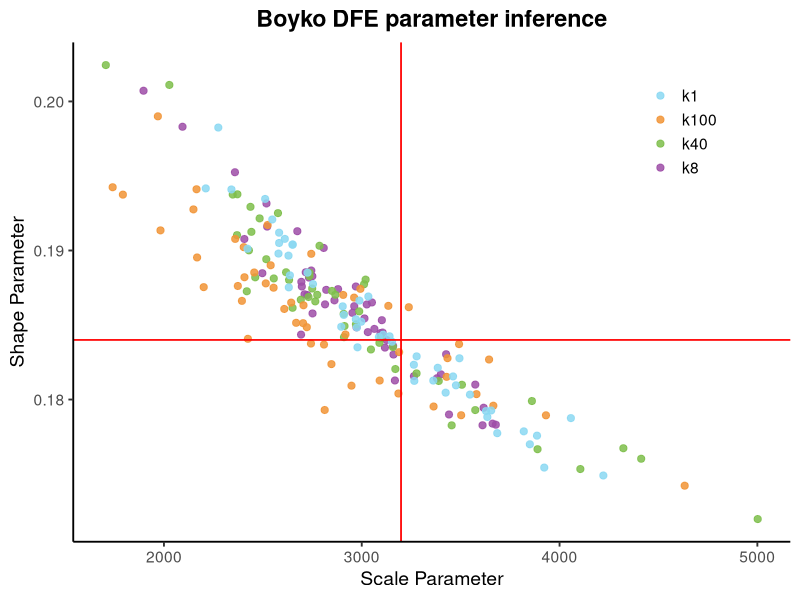

Write the R code that produced this figure.
library(ggplot2)

alpha1 = c(
  0.187358335710988, 0.185775969130091, 0.200718502964522, 0.186515008746257, 
  0.185441602845214, 0.18638547175434, 0.188181068167739, 0.186653767626559, 
  0.185325574399143, 0.181692787899739, 0.191294803709564, 0.184739081948543, 
  0.178997276739992, 0.184460258431982, 0.188539224035369, 0.187012330819505, 
  0.183600485175156, 0.18626389188849, 0.183041436889858, 0.18143017754988, 
  0.186379950381346, 0.188272697094761, 0.181279620938642, 0.181002681265856, 
  0.17827616106183, 0.183485279585735, 0.188658771650594, 0.190770882527131, 
  0.184524353668406, 0.185815026385404, 0.18740902284538, 0.184357424329076, 
  0.179452067449822, 0.184844281020402, 0.18706312236161, 0.183994064649742, 
  0.181568101444123, 0.187584479708028, 0.193153708212594, 0.187584386647917, 
  0.178385672200809, 0.190170440661539, 0.184495976740373, 0.191602969749357, 
  0.17831344258514, 0.183020552185966, 0.188476970902904, 0.198301818116548, 
  0.195250589751445, 0.18789776436142)
  
scale1 = c(
  2820.32438048569, 2751.26793047418, 1896.78661080895, 3051.38654340687, 
  3013.67382226532, 2814.42583658318, 2733.26660661475, 2861.99469691912, 
  3101.73359418965, 3400.11971276353, 2674.22206444158, 3063.80063264787, 
  3441.06767419182, 3095.01023442732, 2716.9183019262, 2724.75769317155, 
  3158.47880062445, 2961.92899093192, 3426.3442236954, 3380.30741324051, 
  3025.28991788913, 2750.07665423318, 3167.72034755401, 3573.90600247474, 
  3610.67851061091, 3117.2780873692, 2744.8694660491, 2406.33223138444, 
  3030.84999380032, 2953.03831267795, 2880.22331559427, 2693.20668371991, 
  3616.1613203262, 2973.74785666463, 2710.81862777592, 3125.60794478907, 
  3263.86091816299, 2970.26744317496, 2518.35156964166, 2697.2052336731, 
  3661.59037832434, 2807.80876829932, 3105.42145428483, 2521.80971508517, 
  3677.75317295877, 3160.52322724533, 2497.31293616645, 2093.86497601778, 
  2358.96829844958, 2694.6421272522)

alpha2 = c(
  0.185918398929869, 0.175338323659248, 0.184126491821622, 0.18728645892207, 
  0.191030594365997, 0.20243985954374, 0.186154516145071, 0.188279561539449, 
  0.188124524458508, 0.188024491460995, 0.192153548448136, 0.183516825749704, 
  0.182047884472995, 0.171982919133771, 0.187024684226011, 0.19031671895368, 
  0.176733963181289, 0.187448964480628, 0.188200095683968, 0.184186404039324, 
  0.18175467343906, 0.179295321439614, 0.191250432073239, 0.188047205437354, 
  0.176668910233388, 0.187737843118852, 0.176028533769101, 0.187029958947713, 
  0.180991351295032, 0.183801726884449, 0.193770074371033, 0.187264255700001, 
  0.185749313804343, 0.201107183067879, 0.190009011878933, 0.185048479584628, 
  0.186695830394535, 0.188540372825492, 0.1925080651564, 0.178269892014466, 
  0.181244738862907, 0.179901314704278, 0.186586301052281, 0.192928170391048, 
  0.189415782951559, 0.18687892325081, 0.184931201451951, 0.183359163651716, 
  0.193751112538523, 0.188512806184355)
  
scale2 = c(
  2987.04595581105, 4105.06127836602, 3095.57661486583, 2849.51981480456, 
  2369.50950833566, 1706.2555798088, 2650.31105599217, 2735.27119028973, 
  2555.33621601721, 2632.52317684655, 2483.74573639502, 3157.64897662181, 
  3169.79925205782, 5001.80041089219, 2774.7964906644, 2786.51726758676, 
  4322.51175624474, 2749.39141959549, 2461.36657310356, 2910.20234339657, 
  3277.0830002424, 3573.74825204434, 2442.01171286547, 3019.50630577222, 
  3888.7428772584, 3011.67990320808, 4412.56198975626, 2866.57974521096, 
  3506.49278947147, 3089.45005394682, 2371.27336880352, 2418.90409835429, 
  2908.70748240384, 2027.19358375311, 2429.59554813863, 2970.70511482894, 
  2692.10271518288, 2617.44524270604, 2576.46245954115, 3454.57383433487, 
  3389.33817820041, 3860.29618167218, 2765.05371906473, 2437.42143168797, 
  2517.34130622325, 2730.94558832602, 2912.7956007656, 3046.49155038611, 
  2347.87304201863, 2736.08558783696)

alpha3 = c(
  0.193747241029822, 0.187793508252647, 0.186077853440121, 0.194244197258886, 
  0.187618959814559, 0.181521957284388, 0.182378334578792, 0.183181866945956, 
  0.183718968211914, 0.186196887093509, 0.188524623049157, 0.182685703423622, 
  0.186284292935309, 0.188205548957235, 0.199001583834958, 0.187018978996588, 
  0.190226743291107, 0.18977733774746, 0.183689740007627, 0.190775540149633, 
  0.17894899248823, 0.184854816061663, 0.189532211371479, 0.186619545098928, 
  0.191713340881382, 0.184074207606249, 0.185125841377811, 0.180931046113946, 
  0.192756637193966, 0.18683890755291, 0.185147333747285, 0.179533321957592, 
  0.184365695606776, 0.180364177232285, 0.182776747357636, 0.178943942596204, 
  0.191349345823732, 0.183757512913994, 0.186324875833952, 0.187426315692323, 
  0.179299468370154, 0.194108545126334, 0.180404512854852, 0.179588166449434, 
  0.186503505466767, 0.187503258095743, 0.18754308867157, 0.181275137084827, 
  0.174220615093992, 0.189008790150292)
  
scale3 = c(
  1792.52769920685, 2514.88172132567, 2608.31659741205, 1740.73443400216, 
  2373.61567343603, 3429.02117819461, 2846.67868517647, 3188.94530086357, 
  3491.90188131725, 3237.8672975561, 2456.54974571898, 3643.58725947564, 
  3134.33950917357, 2407.01553892385, 1969.41394846648, 2906.09858784215, 
  2403.49819705617, 2744.69237278487, 2809.16152745722, 2360.21472931364, 
  3502.4038380432, 2722.33059968765, 2167.54674239456, 2394.28001232361, 
  2524.12154006605, 2424.53825052489, 2703.46770195741, 2948.06550310322, 
  2149.09474713923, 2961.36051554486, 2668.18170860194, 3363.08146501531, 
  2917.63303559909, 3579.96779318668, 3433.46909467752, 3931.2509582218, 
  1982.53742283758, 2743.30447455318, 2705.47573915211, 2993.098140423, 
  2812.77546653668, 2164.82949251934, 3185.35356887706, 3665.22561771778, 
  2643.28747744887, 2554.27650513505, 2201.07978211922, 3090.65501051188, 
  4632.61826353763, 2539.56565228799)

alpha4 <- c(
  0.194166847009341, 0.182132139231835, 0.189656309595957, 0.189793475164584,
  0.182769263885838, 0.180463063270028, 0.178831438117554, 0.176999471840249,
  0.191195433680694, 0.192080130021457, 0.188512050955234, 0.18833454611866,
  0.184840614840627, 0.190503404536073, 0.198248070022716, 0.186914075818951,
  0.186640417186616, 0.187526806828801, 0.185391110468466, 0.190122732427591,
  0.177867132148481, 0.190778683386919, 0.182896943301771, 0.177578078184182,
  0.185220706468092, 0.184882833098534, 0.181272319030365, 0.182333803081156,
  0.190384603296855, 0.184351836441507, 0.185676282433824, 0.177744661682226,
  0.183879436969574, 0.179230511087186, 0.18625343376759,  0.181551614509379,
  0.181251283172044, 0.180332449353834, 0.184195872591705, 0.190407268530829,
  0.179266753279025, 0.193458531160951, 0.184243639676199, 0.178755667474438,
  0.183503832837448, 0.187746224354808, 0.180955077164168, 0.175436004816018,
  0.174905106749663, 0.194095325432258
  )

scale4 <- c(
  2211.40642052011, 3384.36596961216, 2629.64507287447, 2579.02853930546,
  3493.82579420689, 3424.14162827646, 3634.73418205905, 3849.89514947374,
  2582.1161558085,  2547.52573218193, 2725.88131191474, 2636.84483550721,
  2975.11823489625, 2582.22877679993, 2274.74816035706, 3033.35622466586,
  2988.30041019034, 2631.28486163638, 2970.22069967668, 2422.349862723,
  3819.20231846863, 2611.11684419982, 3277.50760186066, 3886.09529505663,
  2997.23449310704, 2896.34572948275, 3361.70217081041, 3263.58547371263,
  2650.15812337474, 3107.58271342028, 2909.42359616726, 3684.92965668424,
  3152.97341200368, 3628.32727195278, 2903.7930873597,  3461.56256026446,
  3265.56226782779, 3547.12497356689, 3086.58565444962, 2650.66588215046,
  3654.29602798741, 2511.61101344028, 3140.54584938625, 4057.32591601806,
  2978.43898287216, 2753.40036386629, 3476.32496881395, 3922.58907245064,
  4221.34683928999, 2341.19556946471
  )

# Combine all 4 experiments into one data frame
df <- data.frame(
  scale  = c(scale1, scale2, scale3, scale4),
  alpha  = c(alpha1, alpha2, alpha3, alpha4),
  Experiment = factor(rep(c("k8", "k40", 
                            "k100", "k1"), 
                          each = 50))
)

# Create the scatter plot
p <- ggplot(df, aes(x = scale, y = alpha, color = Experiment)) +
  geom_point(size = 2.1, alpha = 0.85) +  
  geom_hline(yintercept = 0.184, color = "red", linetype = "solid", linewidth = 0.6) +
  geom_vline(xintercept = 3198.626, color = "red", linetype = "solid", linewidth = 0.6) +         # points
  scale_color_manual(values = c( "#8bd8f2", "#f19437", "#7ebe4c", "#9e4ea7")) +  # nice colors
  labs(
    title = "Boyko DFE parameter inference",
    x = "Scale Parameter",
    y = "Shape Parameter",
    color = ""
  ) +
  theme_classic(base_size = 14) +
  theme(
    plot.title = element_text(face = "bold", hjust = 0.5),
    legend.position = c(0.85, 0.85),     # inside plot: x=85%, y=85%
    legend.title = element_text(face = "bold")
  )

ggsave("boyko_params_plot.pdf", 
       plot = p, 
       width = 10, 
       height = 7, 
       dpi = 300, 
       bg = "white")
